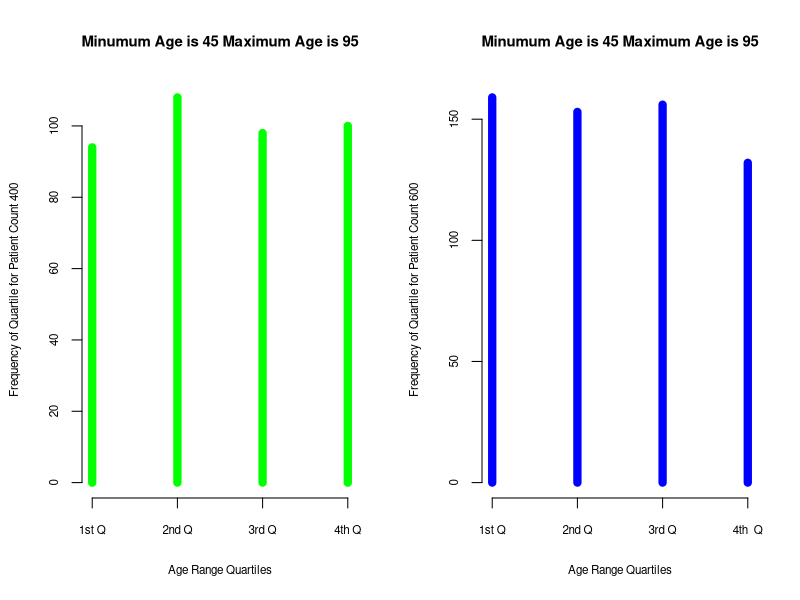

R code for this plot:
## ---- chunk 1
knitr::opts_chunk$set(echo = FALSE)
## ---- chunk 2
temp <- readline(prompt = "Input Number of People for Group 1 - minimum 50 and maximum 1000: ")
temp2 <- readline(prompt = "Input Number of People for Group 2 - minimum 50 and maximum 1000: ")

## ---- chunk 3

number_of_points1 = 400
number_of_points2 = 600

    min1 <- 45
    max1 <- 95
    range <- max1-min1
    
    q1 <- min1+range*1/4
    q2 <- min1 + range *1/2
    q3 <- min1 + range *3/4
    data1 <- runif(number_of_points1, min1, max1)
    d1age <-as.data.frame(data1)
    d1age$group <- ifelse(d1age$data1 >= min1 & d1age$data1 < q1, "1st Q", ifelse(d1age$data1 >= q1 & d1age$data1 < q2, "2nd Q", ifelse(d1age$data1 >= q1 & d1age$data1 < q3, "3rd Q","4th Q")))
    tab_d1age<-(table(d1age$group))
    
data2 <- runif(number_of_points2, min1, max1)
    d2age <-as.data.frame(data2)
    d2age$group <- ifelse(d2age$data2 >= min1 & d2age$data2 < q1, "1st Q", ifelse(d2age$data2 >= q1 & d2age$data2 < q2, "2nd Q", ifelse(d2age$data2 >= q2 & d2age$data2 < q3, "3rd Q", "4th  Q")))
    tab_d2age<-(table(d2age$group))

main1 = paste('Minumum Age is', min1, 'Maximum Age is', max1)
    ylab1 = paste('Frequency of Quartile for Patient Count', number_of_points1)
    ylab2 = paste('Frequency of Quartile for Patient Count', number_of_points2)

   
     par(mfrow = c(1,2))
     
  plot(tab_d1age,xlab = "Age Range Quartiles", ylab = ylab1,main = main1 , col = "green", type = "h", lwd = "8",cex.lab =.7,cex.axis = .7,cex.main=.9,cex=.7)
    
  plot(tab_d2age,xlab = "Age Range Quartiles", ylab = ylab2, main = main1, col = "blue", type = "h", lwd = "8",cex.lab=.7,cex.axis = .7,cex.main=.9,cex=.7)
## ---- chunk 4

chisq.test(tab_d1age,tab_d2age)
